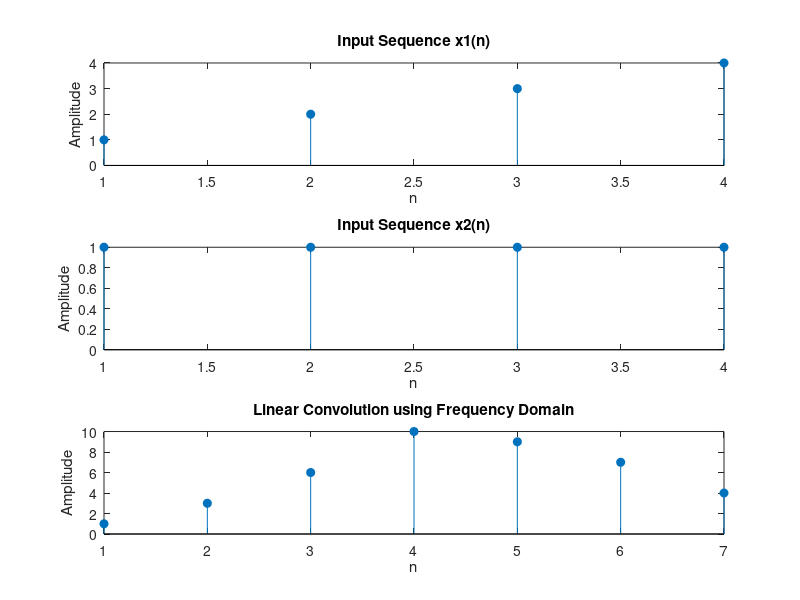

This figure's MATLAB source:
clc;
clear;
close all;

x1 = [1 2 3 4];
x2 = [1 1 1 1];

N = length(x1) + length(x2) - 1;

X1 = fft(x1, N);
X2 = fft(x2, N);


Y = X1 .* X2;

y = ifft(Y);

disp('x1(n) = ');
disp(x1);
disp('x2(n) = ');
disp(x2);
disp('Convolved Output y(n) = ');
disp(y);

subplot(3,1,1);
stem(x1, 'filled');
title('Input Sequence x1(n)');
xlabel('n'); ylabel('Amplitude');

subplot(3,1,2);
stem(x2, 'filled');
title('Input Sequence x2(n)');
xlabel('n'); ylabel('Amplitude');

subplot(3,1,3);
stem(real(y), 'filled');
title('Linear Convolution using Frequency Domain');
xlabel('n'); ylabel('Amplitude');